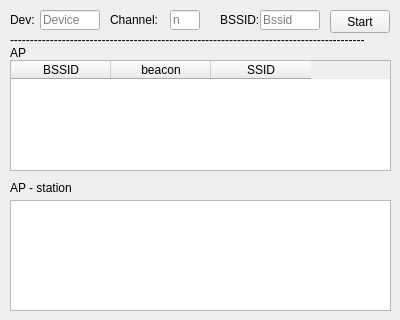
<?xml version="1.0" encoding="UTF-8"?>
<ui version="4.0">
 <class>Output</class>
 <widget class="QWidget" name="Output">
  <property name="geometry">
   <rect>
    <x>0</x>
    <y>0</y>
    <width>400</width>
    <height>320</height>
   </rect>
  </property>
  <property name="windowTitle">
   <string>Output</string>
  </property>
  <widget class="QLineEdit" name="dev">
   <property name="geometry">
    <rect>
     <x>40</x>
     <y>10</y>
     <width>60</width>
     <height>20</height>
    </rect>
   </property>
   <property name="placeholderText">
    <string>Device</string>
   </property>
  </widget>
  <widget class="QLabel" name="label">
   <property name="geometry">
    <rect>
     <x>10</x>
     <y>10</y>
     <width>59</width>
     <height>20</height>
    </rect>
   </property>
   <property name="text">
    <string>Dev:</string>
   </property>
  </widget>
  <widget class="QLabel" name="label_2">
   <property name="geometry">
    <rect>
     <x>10</x>
     <y>45</y>
     <width>59</width>
     <height>15</height>
    </rect>
   </property>
   <property name="text">
    <string>AP</string>
   </property>
  </widget>
  <widget class="QPushButton" name="start">
   <property name="geometry">
    <rect>
     <x>330</x>
     <y>10</y>
     <width>60</width>
     <height>23</height>
    </rect>
   </property>
   <property name="text">
    <string>Start</string>
   </property>
  </widget>
  <widget class="QLabel" name="label_3">
   <property name="geometry">
    <rect>
     <x>220</x>
     <y>10</y>
     <width>59</width>
     <height>20</height>
    </rect>
   </property>
   <property name="text">
    <string>BSSID:</string>
   </property>
  </widget>
  <widget class="QLineEdit" name="bssid">
   <property name="geometry">
    <rect>
     <x>260</x>
     <y>10</y>
     <width>60</width>
     <height>20</height>
    </rect>
   </property>
   <property name="placeholderText">
    <string>Bssid</string>
   </property>
  </widget>
  <widget class="QLabel" name="label_4">
   <property name="geometry">
    <rect>
     <x>110</x>
     <y>10</y>
     <width>59</width>
     <height>20</height>
    </rect>
   </property>
   <property name="text">
    <string>Channel:</string>
   </property>
  </widget>
  <widget class="QLineEdit" name="ch">
   <property name="geometry">
    <rect>
     <x>170</x>
     <y>10</y>
     <width>30</width>
     <height>20</height>
    </rect>
   </property>
   <property name="text">
    <string/>
   </property>
   <property name="placeholderText">
    <string>n</string>
   </property>
  </widget>
  <widget class="QLabel" name="label_5">
   <property name="geometry">
    <rect>
     <x>10</x>
     <y>30</y>
     <width>391</width>
     <height>20</height>
    </rect>
   </property>
   <property name="text">
    <string>-----------------------------------------------------------------------------------------</string>
   </property>
  </widget>
  <widget class="QTextBrowser" name="ap2st">
   <property name="geometry">
    <rect>
     <x>10</x>
     <y>200</y>
     <width>381</width>
     <height>111</height>
    </rect>
   </property>
   <property name="html">
    <string>&lt;!DOCTYPE HTML PUBLIC &quot;-//W3C//DTD HTML 4.0//EN&quot; &quot;http://www.w3.org/TR/REC-html40/strict.dtd&quot;&gt;
&lt;html&gt;&lt;head&gt;&lt;meta name=&quot;qrichtext&quot; content=&quot;1&quot; /&gt;&lt;style type=&quot;text/css&quot;&gt;
p, li { white-space: pre-wrap; }
&lt;/style&gt;&lt;/head&gt;&lt;body style=&quot; font-family:'Sans Serif'; font-size:9pt; font-weight:400; font-style:normal;&quot;&gt;
&lt;p style=&quot;-qt-paragraph-type:empty; margin-top:0px; margin-bottom:0px; margin-left:0px; margin-right:0px; -qt-block-indent:0; text-indent:0px;&quot;&gt;&lt;br /&gt;&lt;/p&gt;&lt;/body&gt;&lt;/html&gt;</string>
   </property>
  </widget>
  <widget class="QLabel" name="label_6">
   <property name="geometry">
    <rect>
     <x>10</x>
     <y>180</y>
     <width>71</width>
     <height>16</height>
    </rect>
   </property>
   <property name="text">
    <string>AP - station</string>
   </property>
  </widget>
  <widget class="QTableWidget" name="ap">
   <property name="geometry">
    <rect>
     <x>10</x>
     <y>60</y>
     <width>381</width>
     <height>111</height>
    </rect>
   </property>
   <property name="rowCount">
    <number>0</number>
   </property>
   <column>
    <property name="text">
     <string>BSSID</string>
    </property>
   </column>
   <column>
    <property name="text">
     <string>beacon</string>
    </property>
   </column>
   <column>
    <property name="text">
     <string>SSID</string>
    </property>
   </column>
  </widget>
  <zorder>start</zorder>
  <zorder>label</zorder>
  <zorder>label_2</zorder>
  <zorder>label_3</zorder>
  <zorder>label_4</zorder>
  <zorder>label_5</zorder>
  <zorder>ap2st</zorder>
  <zorder>label_6</zorder>
  <zorder>ch</zorder>
  <zorder>bssid</zorder>
  <zorder>dev</zorder>
  <zorder>ap</zorder>
 </widget>
 <layoutdefault spacing="6" margin="11"/>
 <resources/>
 <connections/>
</ui>
